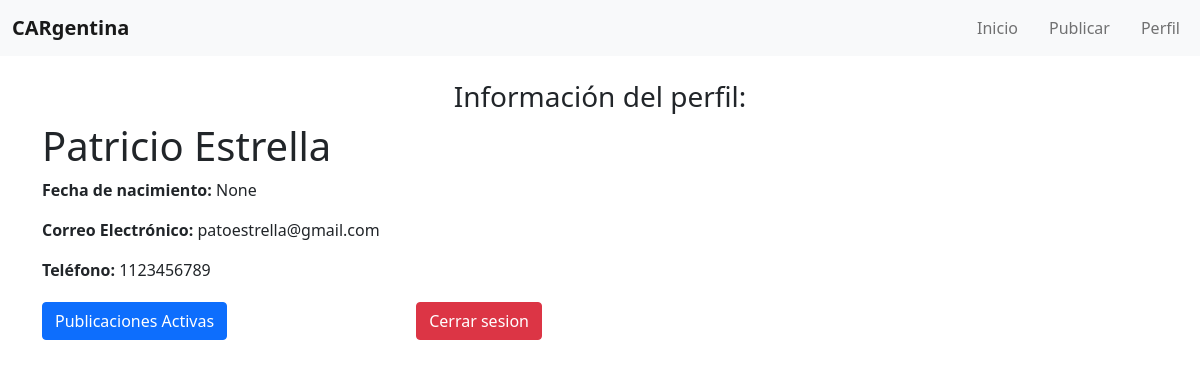
The app's page /mercado/perfil/ (signed in), older data.
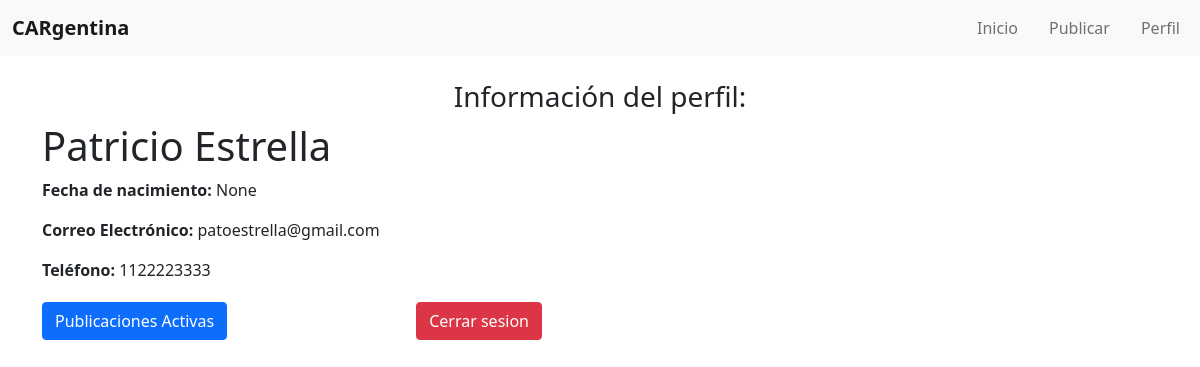
The same page, newer data.
### usuarios/models.py (models this page shows, shortened)
class Usuario(AbstractUser):
    username = None
    email = models.EmailField(unique=True)
    telefono = models.CharField(max_length=15, blank=True, null=True)
    fecha_nacimiento = models.DateField(blank=True, null=True, verbose_name="Fecha de Nacimiento")
    groups = models.ManyToManyField(
        'auth.Group',
        related_name='custom_user_set',
        blank=True,
        help_text=('The groups this user belongs to. A user will get all permissions '
                   'granted to each of their groups.'),
        related_query_name='user',
    )
    user_permissions = models.ManyToManyField(
        'auth.Permission',
        related_name='custom_user_set',
        blank=True,
        help_text='Specific permissions for this user.',
        related_query_name='user',
    )
    USERNAME_FIELD = 'email'
    REQUIRED_FIELDS = ['first_name', 'last_name']

### mercado/views.py (the view)
# urls.py: path('perfil/', views.perfil, name='perfil'),
def perfil(request):
    if request.user.is_authenticated:
        return render(request, 'barra/perfil.html', {'usuario': request.user})
    else:
        return render(request, 'usuarios/usuarios.html')

### mercado/templates/barra/perfil.html (shortened to what this page needs)
{% extends "mercado/base_mercado.html" %}
{% block content %}
<h3 class="text-center">Información del perfil:</h3>
<div class="perfil">
    <div>
        <h1 class="card-title">{{ usuario.first_name }} {{ usuario.last_name }}</h1>
        <p class="card-text"><strong>Fecha de nacimiento:</strong> {{ usuario.fecha_nacimiento}}</p>
        <p class="card-text"><strong>Correo Electrónico:</strong> {{ usuario.email }}</p>
        <p class="card-text"><strong>Teléfono:</strong> {{ usuario.telefono }}</p>
        <div class="botones">
            <a href="{% url 'mercado:publicaciones_usuario' %}" class="btn btn-primary">Publicaciones Activas</a>
            <a href="{% url 'usuarios:logout' %}" class="btn btn-danger">Cerrar sesion</a>
        </div>
    </div>
</div>
{% endblock %}

Row changes from the older to the newer data that the page shows:
changed Usuario "Patricio": telefono "1123456789" → "1122223333"
